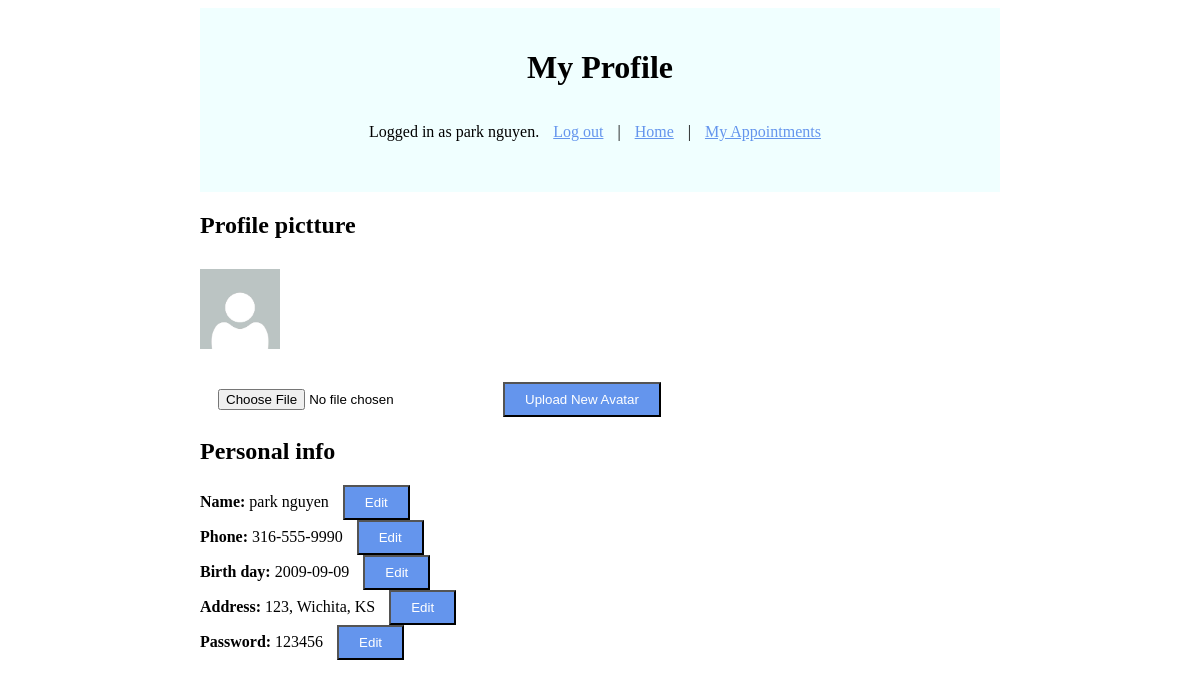
The app's page /profile (signed in) with its own data.
### tables this page shows
CREATE TABLE person (
person_id INTEGER PRIMARY KEY,
user_id INTEGER,
role TEXT,
name TEXT,
ssn TEXT UNIQUE,
dob TEXT,
address TEXT,
phone TEXT,
gender TEXT
, avatar TEXT);

CREATE TABLE user (
user_id INTEGER PRIMARY KEY,
password TEXT NOT NULL,
email TEXT NOT NULL
);

### app.py (the view, shortened to what this page needs)
@app.route("/profile", methods=["GET", "POST"])
def profile():
    if not session.get("user_email"):
        return redirect("/login")
    conn = get_db()
    cur = conn.cursor()
    row = cur.execute(
        "SELECT user_id FROM user WHERE email = ?",
        (session["user_email"],)
    ).fetchone()
    user_id = row["user_id"]
    pw = cur.execute("SELECT password FROM user WHERE user_id = ?", (user_id,)).fetchone()
    pw = pw["password"]
    person = cur.execute("SELECT * FROM person WHERE user_id = ?", (user_id,)).fetchone()
    conn.close()
    return render_template("profile.html", person=person, name=session.get("user_name"), password=pw)

### app.py (called while the page is built)
def get_db():
    conn = sqlite3.connect(db)
    conn.row_factory = sqlite3.Row
    return conn

### templates/profile.html (shortened to what this page needs)
{% extends "layout.html" %}
{% block body %}
    <div class="container">
        <div class="box">
            <h1>My Profile</h1>
            <p>Logged in as {{ name }}. <a href="/logout">Log out</a> | <a href="/">Home</a> | <a href="/appointments">My Appointments</a></p>
        </div>
        <h2>Profile pictture</h2>
        {% if person.avatar %}
            <img src="/static/images/{{ person.avatar }}">
        {% else %}
            <img src="/static/images/default-avatar.jpg">
        {% endif %}
        <br><br>
        <form action="/profile" method="post" enctype="multipart/form-data">
            <input type="file" name="avatar" accept="image/*" required>
            <button type="submit">Upload New Avatar</button>
        </form>
        <h2>Personal info</h2>
        <div id ="nameView">
            <strong>Name: </strong> {{ person.name}}
            <button onclick="editProperty('name')">Edit</button>
        </div>
        <div id="phoneView">
            <strong>Phone: </strong>{{ person.phone }}
            <button onclick="editProperty('phone')">Edit</button>
        </div>
        <div id="dobView">
            <strong>Birth day: </strong>{{ person.dob }}
            <button onclick="editProperty('dob')">Edit</button>
        </div>
        <div id="addressView">
            <strong>Address: </strong>{{ person.address }}
            <button onclick="editProperty('address')">Edit</button>
        </div>
        <div id="passwordView">
            <strong>Password: </strong>{{ password }}
            <button onclick="editProperty('password')">Edit</button>
        </div>
    </div>
{% endblock %}

### templates/profile.html (style rules this page uses)
.container { max-width: 800px; margin: 0 auto; }
.box { background: azure; padding: 20px; text-align: center; }
img { max-width: 80px; margin: 10px 0; }
p { padding: 15px 0; }
a { color: cornflowerblue; margin: 0 10px; }
button { background: cornflowerblue; color: white; padding: 8px 20px; cursor: pointer; margin-left: 10px; }
input { padding: 8px; margin: 0 10px; }

### records on screen
person: name "park nguyen", avatar (placeholder picture), phone "316-555-9990", dob "2009-09-09", address "123, Wichita, KS"
user: password "123456"
